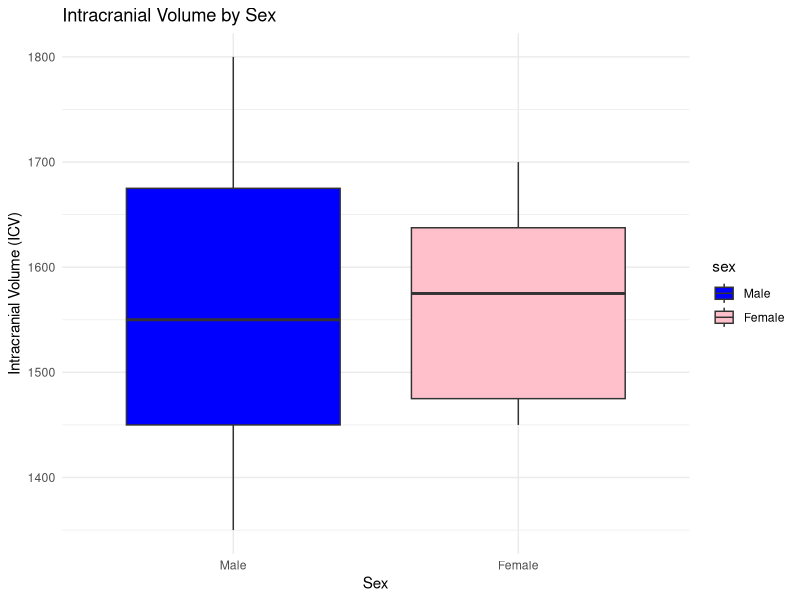
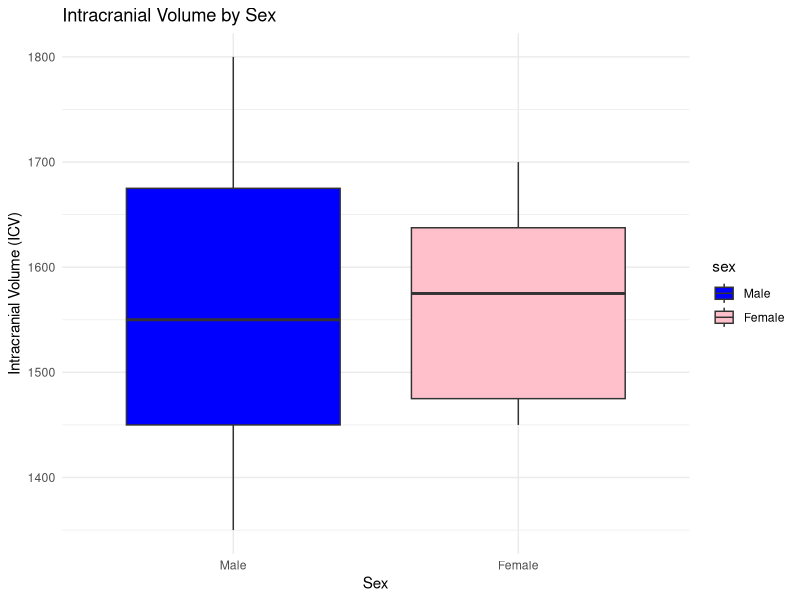

Here is the R script that generated these plots, in order:

#R script that generates box plots for intracranial volume (ICV) by sex, which will help visualize if the sex variable is coded correctly. 
#The code assumes you have a data frame with columns for ICV (intracranial volume) and sex (the sex variable, where it may be coded as "Male"/"Female", "1"/"2", or any other pattern).

# Set working directory for output
setwd("~/enigma/DTIgenetics")

# Load necessary libraries (install if not found)
if (!requireNamespace("ggplot2", quietly = TRUE)) {
  install.packages("ggplot2")
}
library(ggplot2)

# Sample data frame (replace this with your actual data)
# Assuming 'ICV' is the intracranial volume and 'sex' is the sex variable.
# 'sex' can be coded as "Male"/"Female", "1"/"2", or "M"/"F", etc.
data <- data.frame(
  ICV = c(1400, 1600, 1550, 1500, 1350, 1700, 1450, 1600, 1550, 1450, 1750, 1650, 1800),
  sex = c("Male", "Female", "Female", "Male", "Male", "Female", "Female", "Male", "Male", "Female", "Male", "Female", "Male")
)

# Check unique values in the 'sex' column
print(unique(data$sex))

# Clean and standardize 'sex' variable if necessary
# For example, you can convert to "Male" and "Female" if coded differently
data$sex <- factor(data$sex, levels = c("Male", "Female"))

# Create the plot
p <- ggplot(data, aes(x = sex, y = ICV, fill = sex)) +
  geom_boxplot() +
  labs(
    title = "Intracranial Volume by Sex",
    x = "Sex",
    y = "Intracranial Volume (ICV)"
  ) +
  theme_minimal() +
  scale_fill_manual(values = c("blue", "pink"))  # Optional: Customize the colors
# Show plot
p
# Save as PNG
ggsave("COHORTNAME_ICV_by_sex.png", plot = p, width = 6, height = 4, dpi = 300)
